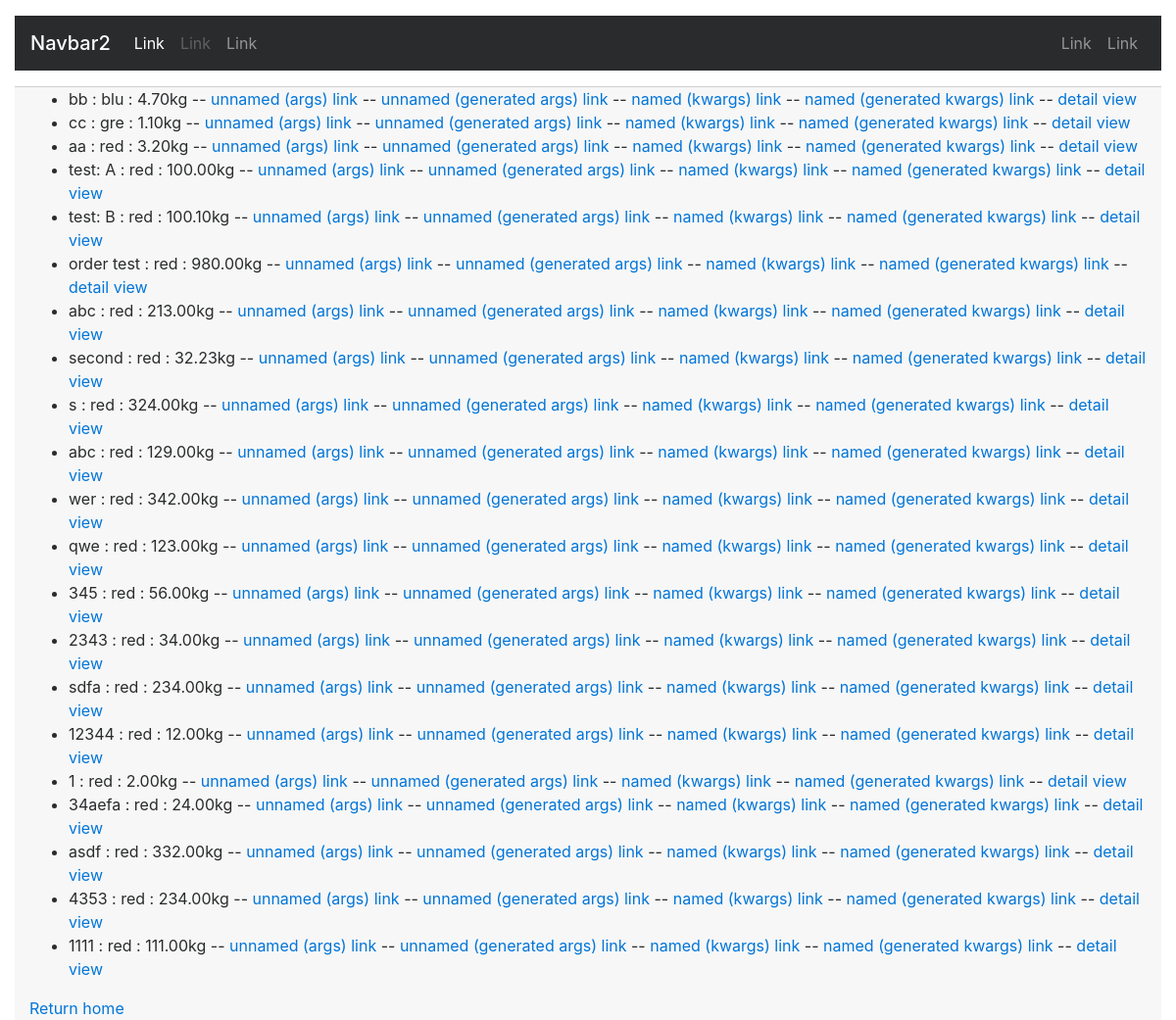
The page /st/list/ on the database as committed earlier.
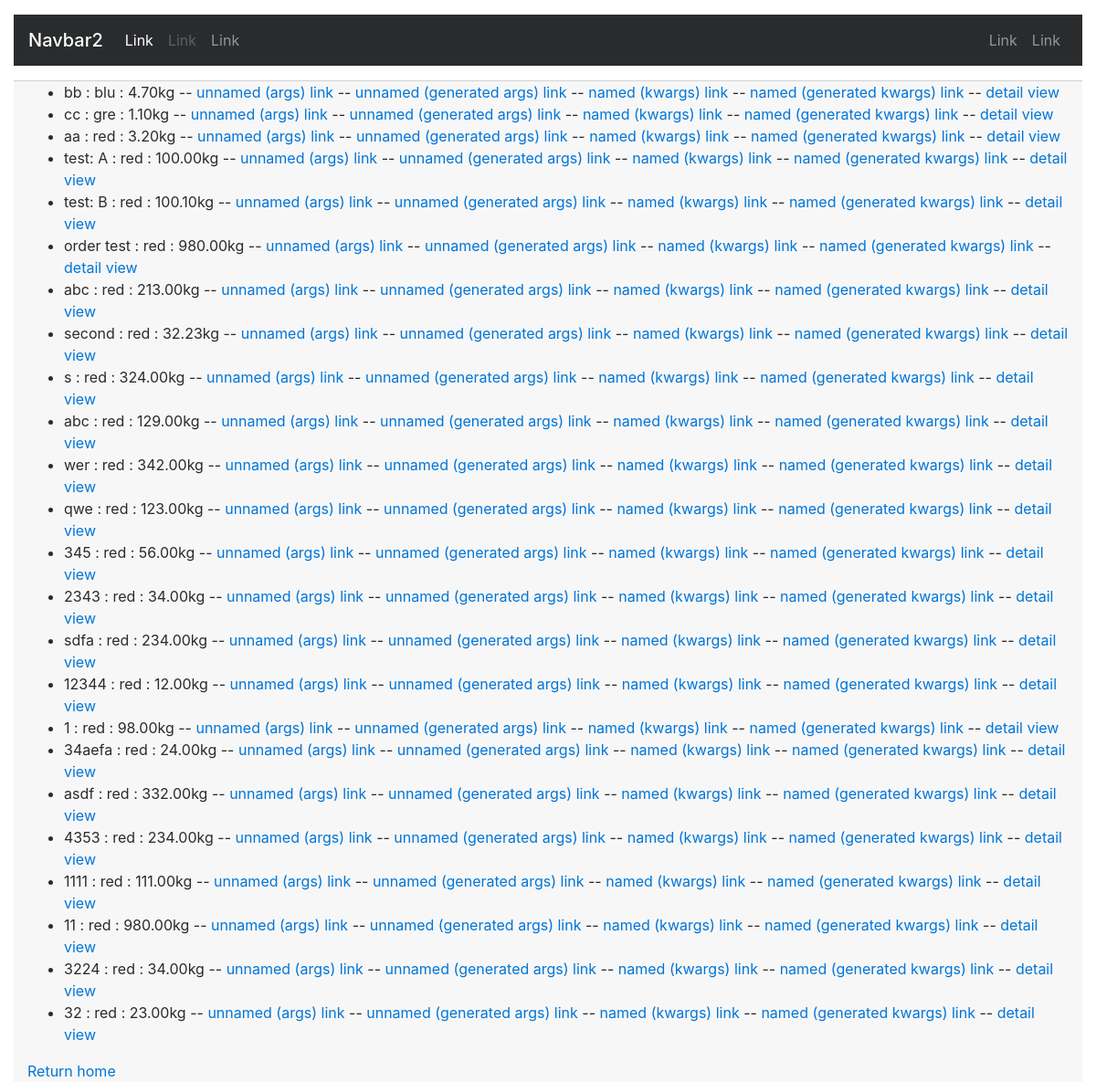
The same page on the database as committed later.
### st_0/models.py (models this page shows, shortened)
class box(models.Model):
    box_name = models.CharField(max_length = 10)
    colors = (('red','red'),
              ('blu','blue'),
              ('gre','green'),
              ('yel','yellow')
    )
    box_color = models.CharField(max_length=3,choices=colors,default='red')
    mass = models.DecimalField(max_digits=5,decimal_places=2)

### st_0/views.py (the view)
def box_list(request):
    box_list = box.objects.all()
    context = {'heavy_items':box_list}
    return render(request, 'list.html', context)

### st_0/templates/list.html
{% extends 'debug_base.html' %}
{%block content%}
{% if heavy_items %}
    <ul>
    {% for box in heavy_items %}
        <li>{{ box.box_name }} : {{box.box_color}} : {{box.mass}}kg
        -- <a href="../box{{box.pk}}">unnamed (args) link</a>
        -- <a href="{% url 'args' box.pk %}">unnamed (generated args) link </a>
        -- <a href="../bbox{{box.pk}}">named (kwargs) link</a>
        -- <a href="{% url 'kwargs' box.pk %}">named (generated kwargs) link </a>
        -- <a href="{% url 'class' box.pk %}">detail view</a>
        </li>
    {% endfor %}
    </ul>
{% else %}
    <p>No boxes are available.</p>
{% endif %}
<a href="{% url 'home' %}">Return home</a>
{%endblock%}

### templates/bases/debug_base.html (shortened to what this page needs)
<!DOCTYPE html>
<html>
<head>
	{% load static %}
	<link rel="stylesheet" href="{% static 'dist-bootstrap-4.0.0/css/bootstrap.min.css' %}">
</head>
<body>
  <div class="container-fluid">
  <nav class="navbar navbar-toggleable-xl navbar-inverse bg-inverse">
    <h1 class="navbar-brand mb-0" >Navbar2</h1>
    <div class="navbar-collapse collapse">
      <ul class="navbar-nav">
        <li class="nav-item active">
          <a class="nav-link" href="#">Link</a>
        </li>
        <li class="nav-item">
          <a class="nav-link disabled" href="#">Link</a>
        </li>
        <li class="nav-item">
          <a class="nav-link" href="#">Link</a>
        </li>
      </ul>
      <ul class="navbar-nav ml-auto">
        <li class="nav-item">
          <a class="nav-link" href="#">Link</a>
        </li>
        <li class="nav-item">
          <a class="nav-link" href="#">Link</a>
        </li>
      </ul>
    </div>
  </nav>
  <div class="page-header" style="background-color: #d1d1d1;">
    <div class="col-sm-12">
    </div>
  </div>
  <div class="bg-faded">
    <div class="col-sm-12">
      {% block content %}
      {% endblock %}
    </div>
  </div>
</body>
</html>

### templates/bases/debug_base.html (style rules this page uses)
body { padding-top: 1em; }

Rows that differ between the two databases and show on the page:
changed box (number 17 of 24 on the later page): mass "2.00" → "98.00"
added box: box_name "11", box_color "red", mass "980.00"
added box: box_name "3224", box_color "red", mass "34.00"
added box: box_name "32", box_color "red", mass "23.00"
